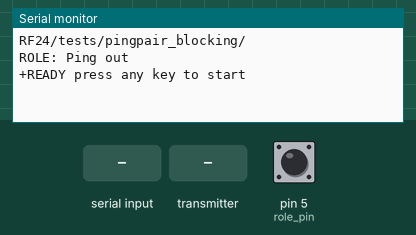
Bench run of a sketch on a simulated Arduino Uno, built with avr-gcc and run on an emulated ATmega328P. Shown: the last lines printed to the serial monitor. The test bench sets the inputs (shaded band); at power-on: pin 5 (role_pin) HIGH. No radio packets arrive unless stated.

Above: at 1.0 s.
1.1 s: "1" received over Serial
At 1.39 s:
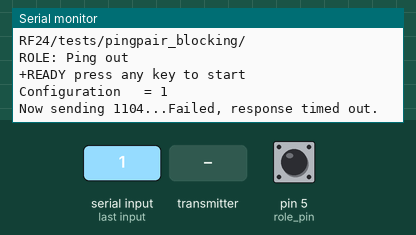
2.6 s: the transmitter starts sending got_time = 0
At 2.71 s:
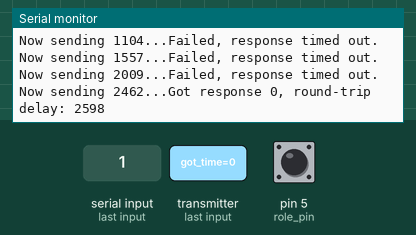

The sketch:

pingpair_blocking.pde
```cpp
// (licence header left out)
#include <SPI.h>
#include "nRF24L01.h"
#include "RF24.h"
#include "printf.h"

//
// Test version of RF24, exposes some protected interface
//

class RF24Test: public RF24
{
public: RF24Test(int a, int b): RF24(a,b) {}
};


//
// Hardware configuration
//

// Set up nRF24L01 radio on SPI bus plus pins 8 & 9

RF24Test radio(48,49);

// sets the role of this unit in hardware.  Connect to GND to be the 'pong' receiver
// Leave open to be the 'ping' transmitter
const int role_pin = 5;

//
// Topology
//

// Radio pipe addresses for the 2 nodes to communicate.
const uint64_t pipes[2] = { 0xF0F0F0F0E1LL, 0xF0F0F0F0D2LL };

//
// Role management
//
// Set up role.  This sketch uses the same software for all the nodes
// in this system.  Doing so greatly simplifies testing.  The hardware itself specifies
// which node it is.
//
// This is done through the role_pin
//

// The various roles supported by this sketch
typedef enum { role_ping_out = 1, role_pong_back } role_e;

// The debug-friendly names of those roles
const char* role_friendly_name[] = { "invalid", "Ping out", "Pong back"};

// The role of the current running sketch
role_e role;

//
// Test state
//

bool done; //*< Are we done with the test? */
bool passed; //*< Have we passed the test? */
bool notified; //*< Have we notified the user we're done? */
const int num_needed = 10; //*< How many success/failures until we're done? */
int receives_remaining = num_needed; //*< How many ack packets until we declare victory? */
int failures_remaining = num_needed; //*< How many more failed sends until we declare failure? */
const int interval = 100; //*< ms to wait between sends */

char configuration = '1'; //*< Configuration key, one char sent in by the test framework to tell us how to configure, this is the default */

void one_ok(void)
{
  // Have we received enough yet?
  if ( ! --receives_remaining )
  {
    done = true;
    passed = true;
  }
}

void one_failed(void)
{
  // Have we failed enough yet?
  if ( ! --failures_remaining )
  {
    done = true;
    passed = false;
  }
}

void setup(void)
{
  //
  // Role
  //

  // set up the role pin
  pinMode(role_pin, INPUT);
  digitalWrite(role_pin,HIGH);
  delay(20); // Just to get a solid reading on the role pin

  // read the address pin, establish our role
  if ( digitalRead(role_pin) )
    role = role_ping_out;
  else
    role = role_pong_back;

  //
  // Print preamble
  //

  Serial.begin(115200);
  printf_begin();
  printf("\n\rRF24/tests/pingpair_blocking/\n\r");
  printf("ROLE: %s\n\r",role_friendly_name[role]);

  //
  // get test config
  //

  printf("+READY press any key to start\n\r\n\r");

  while (! Serial.available() ) {}
  configuration = Serial.read();
  printf("Configuration\t = %c\n\r",configuration);

  //
  // Setup and configure rf radio
  //

  radio.begin();

  //
  // Open pipes to other nodes for communication
  //

  // This simple sketch opens two pipes for these two nodes to communicate
  // back and forth.
  // Open 'our' pipe for writing
  // Open the 'other' pipe for reading, in position #1 (we can have up to 5 pipes open for reading)

  if ( role == role_ping_out )
  {
    radio.openWritingPipe(pipes[0]);
    radio.openReadingPipe(1,pipes[1]);
  }
  else
  {
    radio.openWritingPipe(pipes[1]);
    radio.openReadingPipe(1,pipes[0]);
  }

  //
  // Start listening
  //

  radio.startListening();

  //
  // Dump the configuration of the rf unit for debugging
  //

  radio.printDetails();

  if ( role == role_pong_back )
    printf("\n\r+OK ");
}

void loop(void)
{
  //
  // Ping out role.  Repeatedly send the current time
  //

  if (role == role_ping_out)
  {
    // First, stop listening so we can talk.
    radio.stopListening();

    // Take the time, and send it.  This will block until complete
    unsigned long time = millis();
    printf("Now sending %lu...",time);
    radio.write( &time, sizeof(unsigned long) );

    // Now, continue listening
    radio.startListening();

    // Wait here until we get a response, or timeout (250ms)
    unsigned long started_waiting_at = millis();
    bool timeout = false;
    while ( ! radio.available() && ! timeout )
      if (millis() - started_waiting_at > 200 )
        timeout = true;

    // Describe the results
    if ( timeout )
    {
      printf("Failed, response timed out.\n\r");
      one_failed();
    }
    else
    {
      // Grab the response, compare, and send to debugging spew
      unsigned long got_time;
      radio.read( &got_time, sizeof(unsigned long) );

      // Spew it
      printf("Got response %lu, round-trip delay: %lu\n\r",got_time,millis()-got_time);
      one_ok();
    }

    // Try again  later
    delay(250);
  }

  //
  // Pong back role.  Receive each packet, dump it out, and send it back
  //

  if ( role == role_pong_back )
  {
    // if there is data ready
    if ( radio.available() )
    {
      // Dump the payloads until we've gotten everything
      unsigned long got_time;
      bool done = false;
      while (radio.available())
      {
        // Fetch the payload, and see if this was the last one.
        radio.read( &got_time, sizeof(unsigned long) );
      }
	// Delay just a little bit to let the other unit
	// make the transition to receiver
	//delay(20);
      //}

      // First, stop listening so we can talk
      radio.stopListening();

              // Spew it
        printf("Got payload %lu...",got_time);

      // Send the final one back.
      radio.write( &got_time, sizeof(unsigned long) );

      // Now, resume listening so we catch the next packets.
      radio.startListening();
      printf("Sent response.\n\r");

    }
  }

  //
  // Stop the test if we're done and report results
  //
  if ( done && ! notified )
  {
    notified = true;

    printf("\n\r+OK ");
    if ( passed )
      printf("PASS\n\r\n\r");
    else
      printf("FAIL\n\r\n\r");
  }
}
// vim:cin:ai:sts=2 sw=2 ft=cpp
```

printf.h
```cpp
// (licence header left out)
/**
 * @file printf.h
 *
 * Setup necessary to direct stdout to the Arduino Serial library, which
 * enables 'printf'
 */

#ifndef __PRINTF_H__
#define __PRINTF_H__

#ifdef ARDUINO

int serial_putc( char c, FILE * )
{
  Serial.write( c );

  return c;
}

void printf_begin(void)
{
  fdevopen( &serial_putc, 0 );
}

#else
#error This example is only for use on Arduino.
#endif // ARDUINO

#endif // __PRINTF_H__
```

Measured:
- after the input at 1.1 s, the serial monitor: prints a new line at once (image 1)
